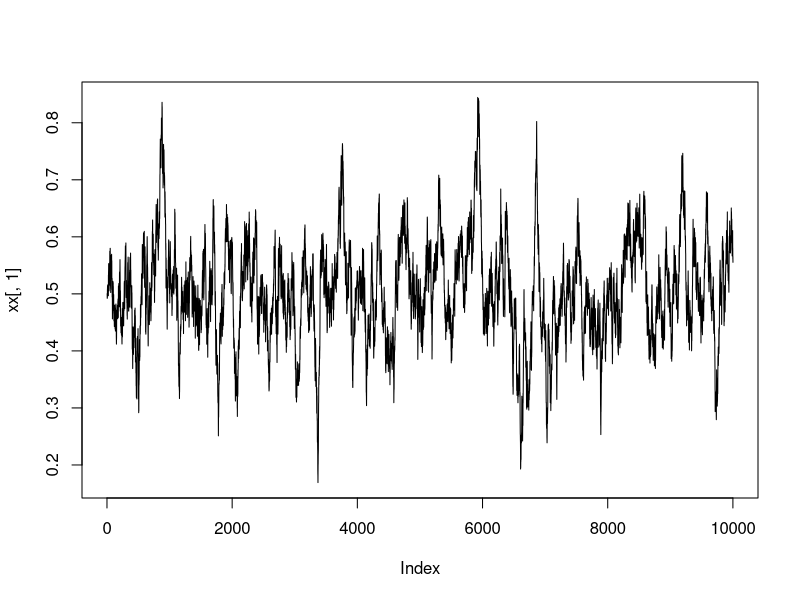

The R script that drew this image:
# clear all variables and close windows
rm(list = ls(all = TRUE))
graphics.off()

set.seed(100)     # set pseudo random numbers

p = 3; q = 0
#p = 2; q = 0
 alpha = c(0.68, -0.17, 0.05) 
#alpha = c(0.68, 0.17) 

if(p == 2 & q == 0){
  # Matrix of CAR(2) coefficients
  alpha.1 = 2-alpha[1];
  alpha.2=alpha.1-alpha[2]-1;
  A=matrix(c(0, 1, -alpha.2, -alpha.1),2,2,byrow=T);
} else if(p==3 & q==0){
  # Matrix of CAR(3) coefficients
  alpha.1 = 3-alpha[1];
  alpha.2 = 2*alpha.1-alpha[2]-3;
  alpha.3 = alpha.2+1-alpha.1-alpha[3];
  A       = matrix(c(0, 1, 0, 0, 0, 1, -alpha.3, -alpha.2, -alpha.1),3,3,byrow=T);
} else if(p==4 & q==0){
  # Matrix of CAR(4) coefficients
  alpha.1 = 4- alpha[1]
  alpha.2 = 3*alpha.1 - alpha[2] - 6
  alpha.3 = 4 + 2*alpha.2 - alpha[3] - 3*alpha.1
  alpha.4 = alpha.3 - alpha[4] - alpha.2 + alpha.1 - 1
  A       = matrix(c(0, 1, 0, 0, 0, 0, 1, 0, 0, 0, 0, 1, -alpha.4, -alpha.3, -alpha.2, -alpha.1),4,4,byrow=T)
}
e1      = c(1, rep(0,p-1))
ep      = c(rep(0,p-1),1)
inversa = solve(A)
# parameter settings
n       = 1000           # number of observations
#alpha  = 0.1            # alpha
sigma   = 0.3            # vola
mu      = c(0.5)         # mu

# simulates a mean reverting square root process around m
i       = p - 1
delta   = 1/365            # time step
x       = c(rep(mu,p))     # start value

x = c(rep(NA, p-1), x)
xs  = embed(x, p)

#ds      = seq(delta,by=delta,length=n)

xx = xs
while (i < (n * 10)) {
    i = i + 1
    # i
    if((i < 5)&(i>3)){
    	xs  = embed(c(NA,xx[,1]), p)
    }else if(i >=5){
    	xs  = embed(c(xx[(nrow(xx)-4):nrow(xx),1]), p)
    }
    # xs
    d = (A%*%(xs-mu))[,1]*delta  + sqrt(delta)*t(sigma * rnorm(1, 0, 1)%*%ep)
    # d
    xs = rbind(xs, xs[nrow(xs),] + as.numeric(d[length(d):1]))
    # xs
    xx = rbind(xx, xx[nrow(xx),] + as.numeric(d[length(d):1]))
    # xx
}

plot(xx[,1],type="l")